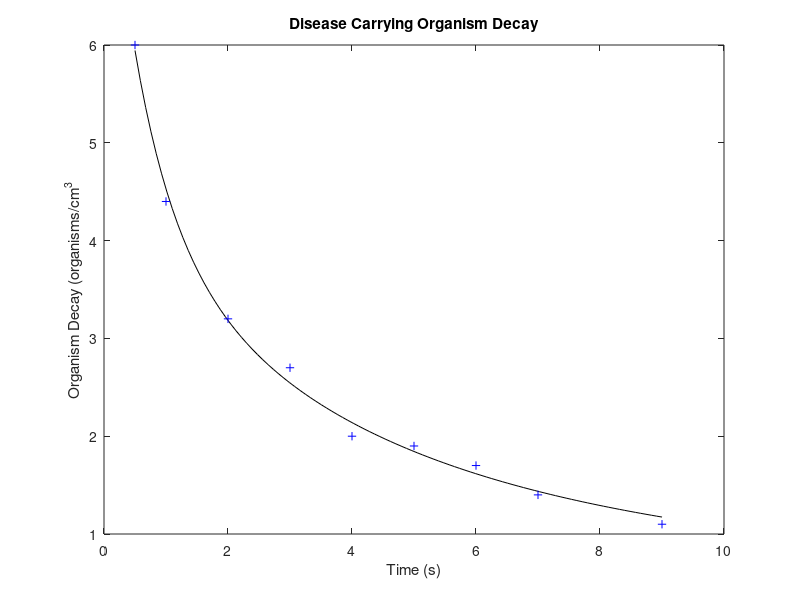
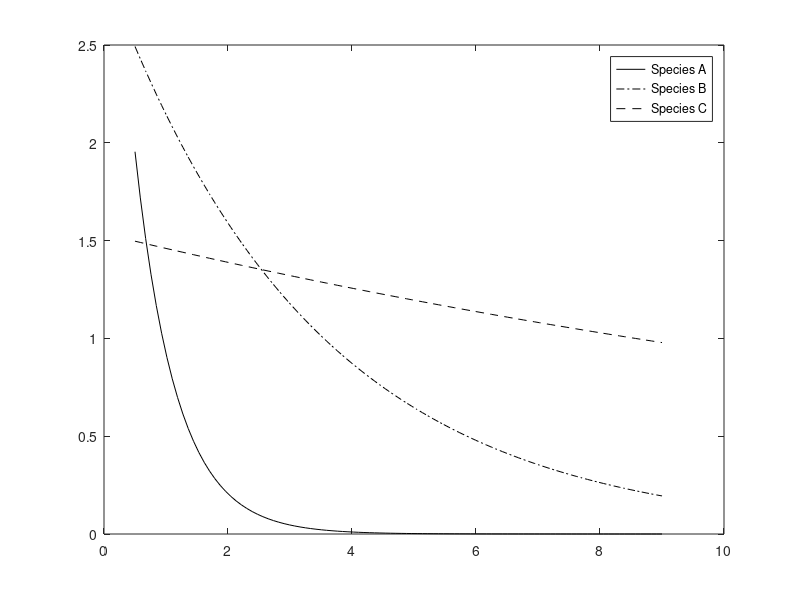

These figures' MATLAB source, in order:
% [Chapra15p14b.m]
% [Ian Hanus]
% [11/12/17]
% Based on: [General Linear Regression]
% Written by: [Dr. Gustafson]

% I understand and have adhered to all the tenets of the 
% Duke Community Standard in creating this code.  I understand 
% that a violation of any part of the Standard on any part of 
% this assignment can result in failure of this assignment, 
% failure of this course, and/or suspension from Duke University. 
% Signed: [ih52]

%% Initialize workspace
clear; format short e

%% Determine coefficients using general linear regression
t = [0.5 1 2 3 4 5 6 7 9];
tv = t(:);
Pt = [6 4.4 3.2 2.7 2 1.9 1.7 1.4 1.1];
Ptv = Pt(:);
yeqn = @(coefs, dummyt) coefs(1)*exp(-1.5*dummyt) + coefs(2)*exp(-0.3*dummyt) + coefs(3)*exp(-0.05*dummyt)
A = [exp(-1.5*tv) exp(-0.3*tv)  exp(-0.05*tv)];
MyCoefs = A\Ptv

%% Generate a model and plot
tmodel = linspace(min(t),max(t),100);
Ptmodel = yeqn(MyCoefs, tmodel);
plot(tmodel,Ptmodel,'k-',t,Pt,'b+')
xlabel('Time (s)'); ylabel('Organism Decay (organisms/cm^3'); title('Disease Carrying Organism Decay')
print -depsc Chapra15p10plot1

%% Plot concentrations of organisms
figure(2); clf
ConcA = MyCoefs(1)*exp(-1.5*tmodel);
ConcB = MyCoefs(2)*exp(-0.3*tmodel);
ConcC = MyCoefs(3)*exp(-0.05*tmodel);
plot(tmodel,ConcA,'k-',tmodel,ConcB,'k-.',tmodel,ConcC,'k--')
legend('Species A','Species B','Species C')
print -depsc Chapra15p10plot2

%% Determine St, Sr, and r2 values
Pthat = yeqn(MyCoefs,t)
St = sum((Pt - mean(Pt)).^2)
Sr = sum((Pt - Pthat).^2)
r2 = (St - Sr)/St